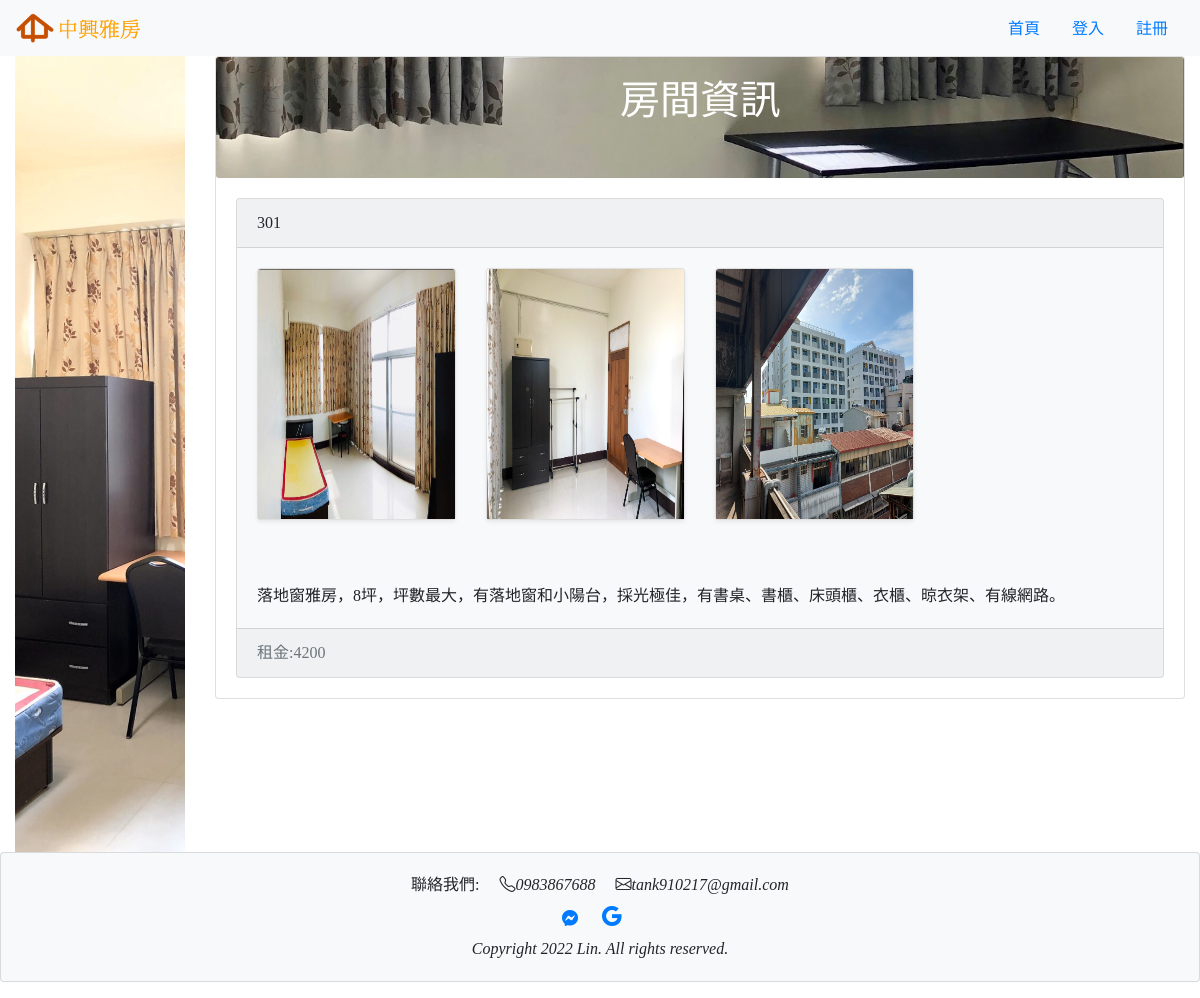
The app's page /roomdetail/301 with its own data.
### fpsite/models.py (models this page shows, shortened)
class Room(models.Model):
    roomnumber = models.CharField(max_length = 10,null =False)
    detail = models.TextField()
    rent = models.PositiveIntegerField(null = True,blank =True)
    enable = models.BooleanField(default = False)

class Photo(models.Model):
    roomnumber = models.ForeignKey(Room, on_delete= models.CASCADE,null =False)
    photo =  models.ImageField(upload_to='image/')

### fpsite/views.py (the view)
# urls.py: path('roomdetail/<str:r>',views.roomdetail,name = 'roomdetail-url'),
def roomdetail(request,r="0"):
    try:
        room = models.Room.objects.get(roomnumber = r)
        photos = models.Photo.objects.filter(roomnumber = room)
    except:
        return HttpResponseRedirect("/")
    return render(request,'roomdetail.html',locals())

### templates/roomdetail.html (shortened to what this page needs)
{% extends "base.html" %}
{% load static %}
{% block content %}
<div class="card mb-3">
  <img src="{% static 'images/b.png' %}" class="card-img" alt="">
  <div class="card-img-overlay">
    <h1 class="card-title text-center text-white">房間資訊</h1>
  </div>
  <div class="card-body">
<div class="card bg-light">
  <div class="card-header">{{room.roomnumber}}</div>
  <div class="card-body">
     <div class="row">
    {% for p in photos %}
        {% if p.roomnumber == room %}
            <div class="col-md-3">
                <div class="card mb-4 shadow-sm">
                    <img class="card-img-top" src="{{ p.photo.url }}" height="250px" alt="" />
                </div>
            </div>
        {% endif %}
    {% endfor %}
    </div>
  </div>
  <div class="card-body">
    <p class="card-text">{{ room.detail }}</p>
  </div>
  <div class="card-footer text-muted">
      {% if room.rent != None %}
         租金:{{ room.rent }}
      {% endif %}
  </div>
</div>
</div>
</div>
{% endblock %}

### templates/base.html (style rules this page uses)
h1,h2,h3,h4,h5,p,div { font-family: 微軟正黑體; }

### records on screen
Room: roomnumber "301", detail "落地窗雅房，8坪，坪數最大，有落地窗和小陽台，採光極佳，有書桌、書櫃、床頭櫃、衣櫃、晾衣架、有線網路。", rent "4200"
Photo: photo (picture)
Photo: photo (picture)
Photo: photo (picture)
